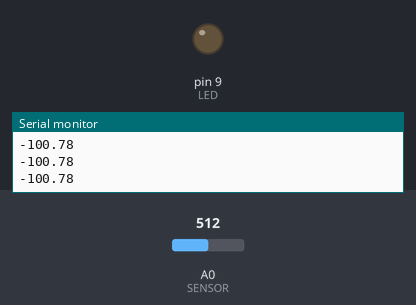
Bench run of a sketch on a simulated Arduino Uno, built with avr-gcc and run on an emulated ATmega328P. Parts: output pins drawn as LEDs (lit = HIGH), the last lines printed to the serial monitor. Inputs (shaded band) come from the test bench; at power-on: A0 (SENSOR) = 512.

Above: at 1.2 s.
1.3 s: A0 (SENSOR) set to 83
2.8 s: A0 (SENSOR) set to 71
At 3.8 s:
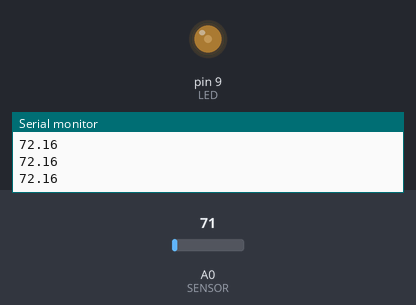
4.3 s: A0 (SENSOR) set to 25
At 5.4 s:
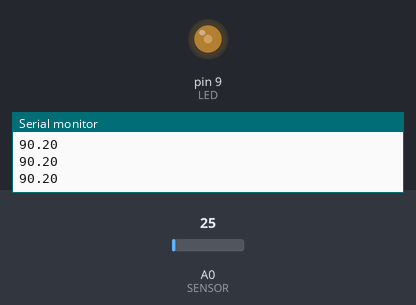
5.8 s: A0 (SENSOR) set to 21
At 6.9 s:
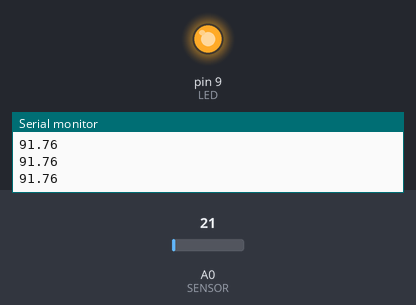
Timing chart, 0 to 8.3 s (numbered marks = the images above; inputs shaded):
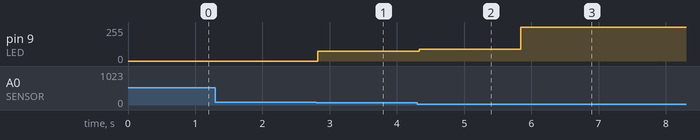

The sketch:

LDRAuslesen.ino
```cpp
//LED mit Poti steuern
const int SENSOR = 0;
const int LED = 9;
int val = 0;


void setup() {
  Serial.begin(9600);
}

void loop() {
  val = 100-analogRead(SENSOR)/2.55;
 if (val < 70){
  analogWrite(LED,0);
 } else if(val > 90) {
  analogWrite(LED,255);
 } else {
  analogWrite(LED,val);
 }
  Serial.println(100-analogRead(SENSOR)/2.55);
  delay(100);
}
```

Measured:
- the behaviour switches between 77 and 76 on A0 (SENSOR) (found by bisection; images 0 and 1)
- the behaviour switches between 23 and 22 on A0 (SENSOR) (found by bisection; images 2 and 3)
- after the input at 2.8 s, pin 9 (LED): 0/255 → 72/255 at once
- after the input at 4.3 s, pin 9 (LED): 72/255 → 90/255 at once
- after the input at 5.8 s, pin 9 (LED): 90/255 → 255/255 at once
